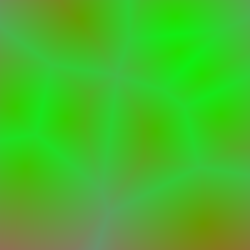
Frame 1 (no input)
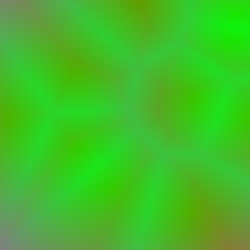
Frame 60 (no input)
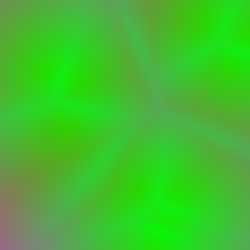
Frame 120 (the mouse pressed at the canvas centre since frame 60)

The p5.js sketch that drew these frames (run headless with seeded random() and noise() and a simulated clock; from frame 60 on, the mouse is pressed at the canvas centre):

// p5.js sketch
// ── sketch.js
// Run in p5.js

const np = 10
let ps = []

function setup() {
  createCanvas(250, 250)
  colorMode(RGB)
  for (let i = 0; i < np; i++) ps.push(new P())
}

function draw() {
  background(0)

  loadPixels()
  for (let i = 0; i < pixels.length; i += 4) {
    let d = width ** 2 + height ** 2
    let ix = (i / 4) % width
    let iy = i / 4 / width
    let ds =ps.map(p => p.dist(ix, iy)).sort((a,b)=> a-b)
    let d0=Math.sqrt(ds[0])
    let d1=Math.sqrt(ds[1])
    let c = color(d1,255-d1, d0)
    pixels[i] = red(c)
    pixels[i + 1] = green(c)
    pixels[i + 2] = blue(c)
  }
  updatePixels()

  ps.forEach((p) => p.tick())
  // ps.forEach((p) => p.draw())
  // noLoop()
}

class P {
  constructor() {
    this.x = random(width)
    this.y = random(height)
    this.dx = random(-2, 2)
    this.dy = random(-2, 2)
  }

  tick() {
    this.x += this.dx
    if (this.x < 0 || this.x > width) this.dx *= -1
    this.y += this.dy
    if (this.y < 0 || this.y > width) this.dy *= -1
  }
  dist(x, y) {
    return (x - this.x) ** 2 + (y - this.y) ** 2
  }

  draw() {
    circle(this.x, this.y, 20)
  }
}

// ── sketch2.js
// Run in p5.js

const TAU = 2 * Math.PI

let buffer
let state = {
  fadeTime: 3500,
  fadeIn: 3500,
  wait: 0,
  fadeOut: 0,
  fadeReset: 0,
}

function setup() {
  const cnv = createCanvas(windowWidth, windowHeight)
  cnv.style("display", "block") // Hack to hide scrollbars https://github.com/processing/p5.js/wiki/Positioning-your-canvas#making-the-canvas-fill-the-window

  createBuffer()
  updateBuffer()
}

function windowResized() {
  resizeCanvas(windowWidth, windowHeight)
  createBuffer()
  updateBuffer()
}

function createBuffer() {
  if (buffer) buffer.cnv.remove()

  const cnv = createGraphics(windowWidth, windowHeight)
  const ctx = cnv.canvas.getContext("2d")

  cnv.rect(0, 0, windowWidth, windowHeight)
  ctx.clip()

  buffer = { cnv: cnv, ctx: ctx }
}

function x(x0, d) {
  return x0 + random(-1, 1) * 0.1 * d
}
function y(y0, d) {
  return x(y0, d)
}
function r(r0) {
  return r0 //* random(0.95, 1.05)
}
function c(r0) {
  return r0 * random(0.8, 1.2)
}
function a(n) {
  return TAU / n + random(-0.15, 0.15) / n
}

function draw() {
  if (state.fadeIn > 0) {
    state.fadeIn -= deltaTime
    if (state.fadeIn <= 0) {
      state.wait = 2 * state.fadeTime
    }
    background(255)
    image(buffer.cnv, 0, 0)
    let a = lerp(0, 255, state.fadeIn / state.fadeTime)
    // console.log(a)
    fill(color(255, 255, 255, a))
    rect(0, 0, windowWidth, windowHeight)
  } else if (state.wait > 0) {
    state.wait -= deltaTime
    if (state.wait <= 0) {
      state.fadeOut = state.fadeTime
    }
  } else if (state.fadeOut > 0) {
    state.fadeOut -= deltaTime
    background(255)
    image(buffer.cnv, 0, 0)
    fill(color(255, 255, 255, lerp(255, 0, state.fadeOut / state.fadeTime)))
    rect(0, 0, windowWidth, windowHeight)
    if (state.fadeOut <= 0) {
      updateBuffer()
      state.fadeReset = 1
    }
  } else if (state.fadeReset > 0) {
    image(buffer.cnv, 0, 0)
    background(255)
    state.fadeReset = 0
    state.fadeIn = state.fadeTime
  }
}

function updateBuffer() {
  buffer.cnv.reset()
  buffer.cnv.background(255)

  let petals = Math.round(random(5, 12))
  buffer.ctx.translate(width / 2, height / 2)
  buffer.ctx.rotate(random(TAU))
  flower(0, 0, min(width, height) / 10, petals, true)
}

function flower(x0, y0, r0, petals, isFirst) {
  if (r0 < 2) return
  buffer.cnv.push()
  buffer.cnv.translate(x0, y0)

  // surrounding flowers
  buffer.cnv.push()
  buffer.cnv.rotate(a(TAU / petals) / 2)
  for (let i = 0; i < petals; i++) {
    buffer.cnv.rotate(a(petals))
    flower(0, r(3.5 * r0), r0 / 3, petals + random([-1, 0, 1]), false)
  }
  buffer.cnv.pop()

  if (isFirst) {
    buffer.cnv.push()
    buffer.cnv.scale(1.2)
    flower(0, 0, r0 / 3, petals, false)
    buffer.cnv.pop()
  } else {
    // 'double' petals
    if (random() < 0.5) {
      let red = random(50, 200)
      let green = random(50, 200)
      let blue = random(50, 200)
      buffer.cnv.strokeWeight(r0 / 20)
      for (let i = 0; i < petals; i++) {
        let x1 = x(0, r0)
        let y1 = y(r0, r0)
        let r1 = (5 / petals / 2) * r(r0)
        let r2 = (3 / 2) * r(r0)
        buffer.cnv.rotate(a(petals))
        buffer.cnv.stroke(color(c(red), c(green), c(blue), 100))
        buffer.cnv.fill(color(c(red), c(green), c(blue), 100))
        buffer.cnv.ellipse(x1, y1, r1, r2)
      }
      buffer.cnv.rotate(a(petals) / 2)
    }

    // petals
    drawPetals(r0, petals)

    // core
    drawCore(r0, petals)
  }

  buffer.cnv.pop()
}

function drawPetals(r0, petals) {
  buffer.cnv.push()
  strokeWeight(r0 / 10)
  let red = random(50, 200)
  let green = random(50, 200)
  let blue = random(50, 200)
  for (let i = 0; i < petals; i++) {
    let r1 = (5 / petals) * r(r0)
    let r2 = 2 * r(r0)
    buffer.cnv.rotate(a(petals))
    buffer.cnv.stroke(color("white"))
    buffer.cnv.fill(color("white"))
    buffer.cnv.ellipse(0, r0, r1, r2)
    buffer.cnv.stroke(color(c(red), c(green), c(blue), 200))
    buffer.cnv.fill(color(c(red), c(green), c(blue), 100))
    buffer.cnv.ellipse(0, r0, r1, r2)
  }
  buffer.cnv.pop()
}

function drawCore(r0, petals) {
  buffer.cnv.push()
  buffer.cnv.noStroke()
  let red = random(50, 200)
  let green = random(50, 200)
  let blue = random(50, 200)
  for (let i = 0; i < petals; i++) {
    let r1 = r(r0)
    buffer.cnv.stroke(color(c(red), c(green), c(blue), 100))
    buffer.cnv.fill(color(c(red), c(green), c(blue), 100))
    buffer.cnv.ellipse(0, r0 / 4, r1 / 3, r1 / 2)
    buffer.cnv.rotate(a(petals))
  }
  buffer.cnv.pop()
}
